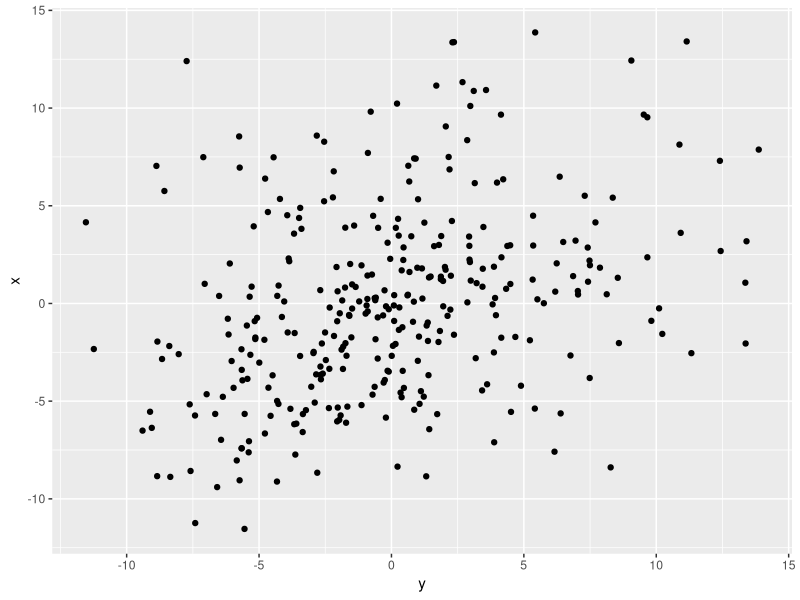
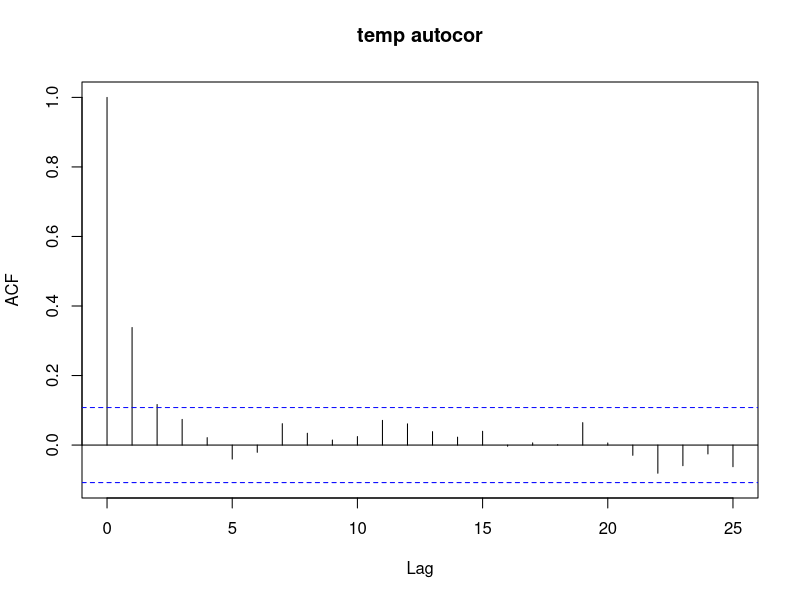

Source code (R) for these figures, in order:
library(tidyverse)
library(dplyr)
library(car)
library(lmtest)

ozone <- read_csv("data/LAozone.csv")
ozone_model <- lm(ozone ~ temp + I(doy ^ 2), data = ozone)
df <- data.frame(ozone$temp)
res = residuals(ozone_model)

# lag(df,1) = c(tail(df, -1)), 0)
lag = lag(res, 1)

lag_df = data.frame(x = res, y = lag)

ggplot(lag_df, aes(y, x)) + geom_point()

acf(res, plot = TRUE, main = "temp autocor")


# perform Durbin-Watson test
durbinWatsonTest(ozone_model)

# calcute by myself without lib call
# calculate for i: 2 -> n
# (e_t^2 + e_{t-1}^2 - 2 * e_t*e_{t-1}) / e_t^2
et = 0.0
etm1 = 0.0
etetm1 = 0.0
for (i in 2:length(res)) {
  et = et + res[i] * res[i]
  etm1 = etm1 + res[i - 1] * res[i - 1]
  etetm1 = etetm1 + 2 * (res[i] * res[i - 1])
}

dwt = (et + etm1 - etetm1) / et
print(dwt)

SS_res <- sum(lag_df$x ^ 2)
(r1 <- sum(lag_df$x[-1] * lag_df$y[-1]) / SS_res)
(DW_exact <- sum((lag_df$x[-1] - lag_df$y[-1]) ^ 2) / SS_res)
(DW_approx <- 2 * (1 - r1))

dwtest(ozone_model, alternative = "two.sided")
